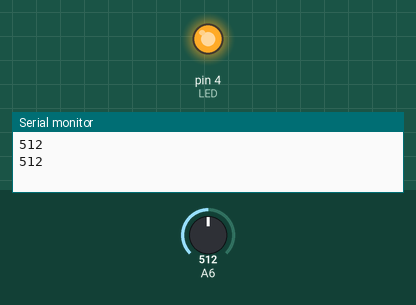
Recording of a sketch running on a simulated Arduino Nano, built with avr-gcc and run on an emulated ATmega328P. Parts: output pins drawn as LEDs (lit = HIGH), the last lines printed to the serial monitor. Inputs (shaded band) come from the test bench; at power-on: A6 = 512.

Above: at 1.8 s.
1.9 s: A6 set to 362
3.4 s: A6 set to 336
At 4.5 s:
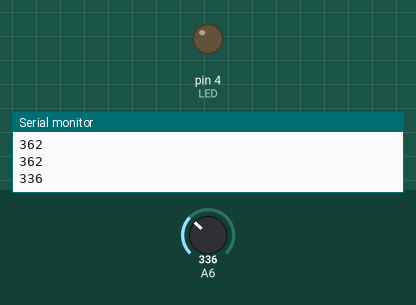
5.5 s: A6 set to 360
At 7.2 s:
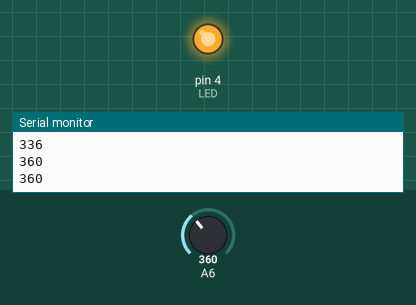
7.5 s: A6 set to 340
At 8.8 s:
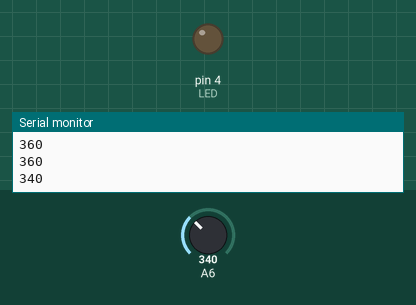
Timing chart, 0 to 10.5 s (numbered marks = the images above; inputs shaded):
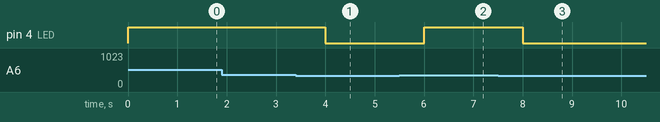

Measured:
- the behaviour switches between 351 and 350 on A6 (found by bisection; images 0 and 1)
- after the input at 3.4 s, pin 4 (LED): HIGH → LOW after 0.60 s
- after the input at 5.5 s, pin 4 (LED): LOW → HIGH after 0.50 s
- after the input at 7.5 s, pin 4 (LED): HIGH → LOW after 0.50 s

The sketch:

Sensor_Sharp.ino
```cpp
/*
TUTORIAL DE ARDUINO Y SHARP

Enciende el LED del pin 13 si el sensor IR detecta
un objeto.
*/

#define LED 4 //definimos el pin del LED

int dist = 0; //aqui guardamos el valor del sensor

void setup()
{
pinMode(LED, OUTPUT);
Serial.begin(9600);
}

void loop()
{
dist = analogRead(A6); //Leemos A4 y almacenamos su valor
Serial.println(dist); //Escribimos dist por serial

if(dist > 350) digitalWrite(LED, HIGH);
else digitalWrite(LED, LOW);

delay(1000);
}
```
